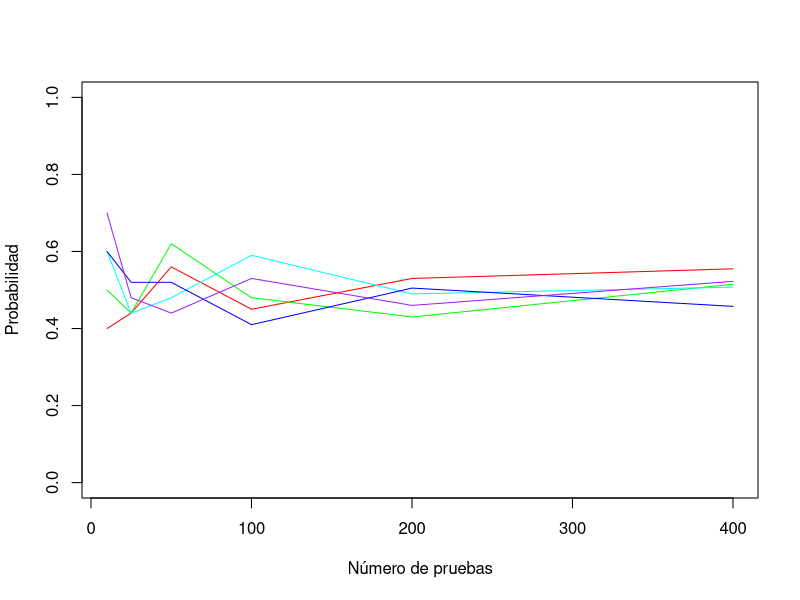

R code for this plot:
w=c(-1,1)
xn=0
n=2
j=0
h=c(10,25,50,100,200,400)
r=length(h)
y=0
z=rep(0,r)
numsim=5
plot(h,z,col='white', ylim=c(0,1),ylab='Probabilidad', xlab='Número de pruebas')
colores=c('red','green','cyan','blue','purple')
for (q in 1:numsim){
for (f in 1:r){
  for (j in 1:h[f]){
    for (i in 1:n){
      x=sample(w,1)
      xn=xn+x
    }
    if(xn==0){
      y=y+1
    }
    xn=0
  }
  cat('Para una cantidad de repeticiones', h[f],'la probabilidad es de: ',y/h[f],'\n' )
  z[f]=y/h[f]
  y=0
}
lines(h,z, type='l',col=colores[q])}